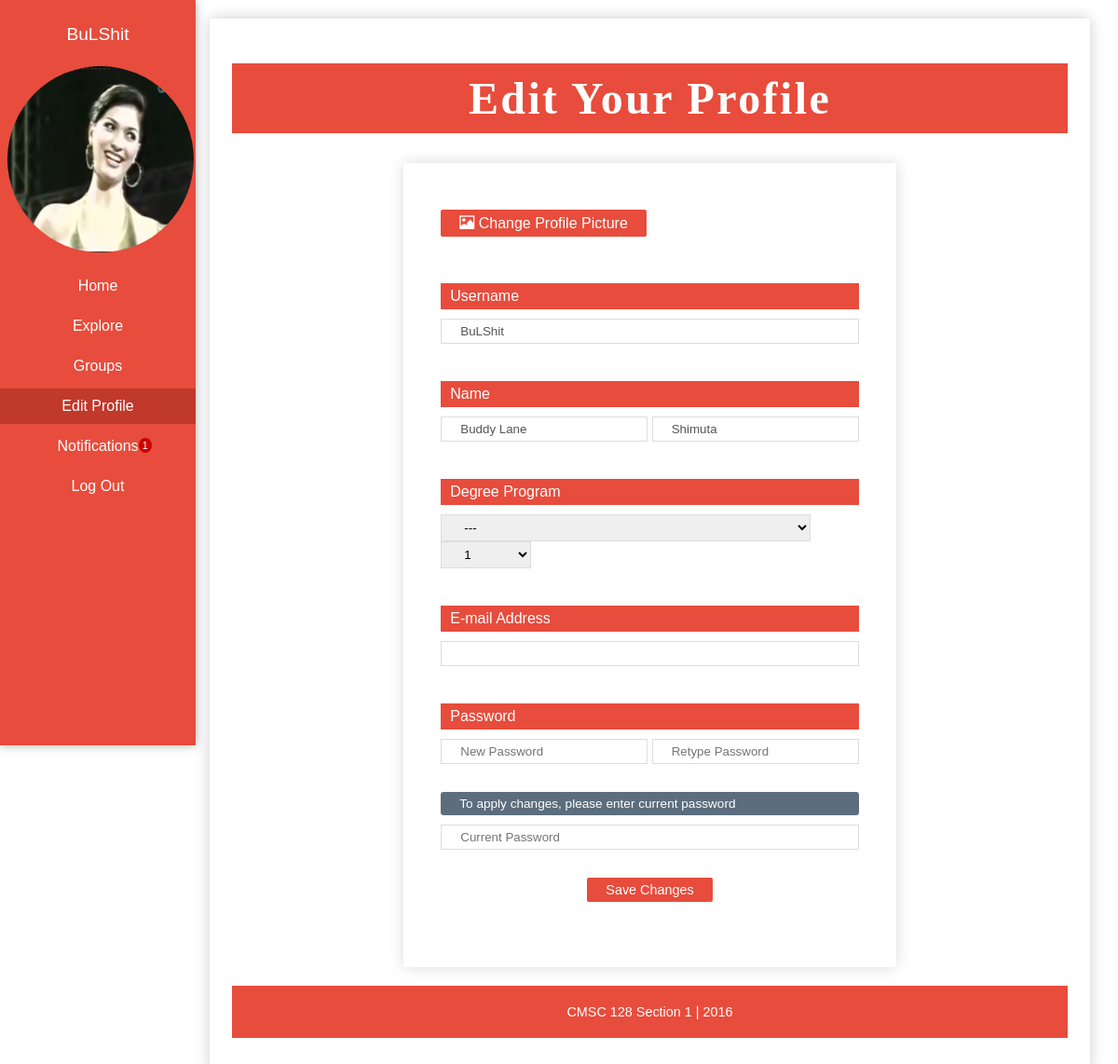
The app's page /html/edit.php (signed in) with its own data.
### tables this page shows
CREATE TABLE `user` (
  `user_id` int(50) NOT NULL,
  `student_no` varchar(100) NOT NULL,
  `first_name` varchar(100) NOT NULL,
  `last_name` varchar(100) NOT NULL,
  `username` varchar(100) NOT NULL,
  `password` varchar(100) NOT NULL,
  `course` varchar(100) NOT NULL,
  `date_joined` date NOT NULL,
  `year_level` int(100) NOT NULL,
  `prof_pic` varchar(150) NOT NULL,
  `birthday` date NOT NULL,
  `email` varchar(60) NOT NULL
);

### html/functions.php (called while the page is built, shortened)
<?php
	$host="localhost";
	$username="root";
	$password="";
	$db="org_y";
	$connectdb=mysqli_connect($host, $username, $password, $db) or die(mysqli_error($dbconn));
	function querySignUp($query){
		global $connectdb;
		return mysqli_query($connectdb, $query);
	}
?>

### html/edit.php (the view, shortened to what this page needs)
 	<?php
	include ("functions.php");
?>
<!DOCTYPE html>
<html>
<head>
	<link rel="stylesheet" type="text/css" href="../bootstrap/css/bootstrap.css">
    <link rel="stylesheet" type="text/css" href="../css/main.css">
	<link rel="stylesheet" type="text/css" href="../css/navigation.css">
	<link rel="stylesheet" type="text/css" href="../css/edit.css">
</head>
<body>
	<?php
		$query_info="SELECT * FROM user WHERE user_id=$_SESSION[user_id]";
		$info=mysqli_fetch_assoc(querySignUp($query_info));
		$getusername = $info['username'];
		$getfname = $info['first_name'];
		$getlname = $info['last_name'];
		$getdegree = $info['course'];
		$getyear= $info['year_level'];
		$getemail = $info['email'];
	?>
	<div id="wrapper">
		<nav>
	    	<ul>
	    	<?php
	    		$current_id = $_SESSION['user_id'];
	            $query2 = mysqli_query($connectdb, "select * from user where user_id = $current_id");
                while($current_user= mysqli_fetch_array($query2)){ ?>
                	<li><a href = 'viewprofile.php?user_id=<?=$current_id?>' class="username"><?php echo $current_user['username'] ?></a></li>
                	<li class="image"><a href = 'viewprofile.php?user_id=<?=$current_id?>'><img onerror="this.src = '../images/janina.PNG'" src="../images/<?php echo $current_user['prof_pic'] ?>"></a></li>
                <?php } ?>
                <li><a href="home.php">Home</a></li>
                <li><a href="explore.php">Explore</a></li>
                <li class="dropbtn"><a class="dropbtn" href="groups.php">Groups</a>
                </li>
                <li><a href="edit.php" class="active">Edit Profile</a></li>
                <li><a href="notif.php">Notifications
                  <?php
                    $notifnum = mysqli_query($connectdb,"select * from announcement, seen_announcement where announcement.announcement_id = seen_announcement.announcement_id and seen_announcement.seen = 'not_seen'and seen_announcement.user_id='".$current_id."'");
                    $total2 = mysqli_num_rows($notifnum); ?>
					<span class="notif-count"><?php echo $total2 ?></span>
                </a></li>
                <li><a href="logout.php">Log Out</a></li>
	        </ul>
        </nav>
		<div id="content">
			<h1 class="title">edit your profile</h1>
			<form class="edit" name="signup_form" method="post" enctype="multipart/form-data" action="<?php echo htmlspecialchars($_SERVER["PHP_SELF"]);?>">
			    <label for="fileToUpload" class="buttoncustom change-picture"><span class="glyphicon glyphicon-picture"></span> Change Profile Picture </label>
		      	<label for="username">Username</label>
  	  			<input type="text" name="username" value="<?= $getusername ?>" class="block">
		    	<label for="fname">Name</label>
				<input type="text" name="fname" value="<?= $getfname ?>" placeholder="First Name" class="fifty">
				<input type="text" name="lname" value="<?= $getlname ?>" placeholder="Last Name" class="fifty">
		    	<label for="degree">Degree Program</label>
				<select name="degree">
					<option><?= $getdegree ?></option>
				</select>
				<select name="year" id="year">
					<optgroup label="Year Level">
						<option <?=($getyear == '1')? "selected = 'selected'":"" ;?>>1</option>
					</optgroup>
				</select>
		    	<label for="email">E-mail Address</label>
				<input type="email" name="email" value="<?= $getemail ?>" class="block">
		      	<label for="newpwd">Password</label>
  	  			<input type="password" name="newpwd" placeholder="New Password" class="fifty">
  	 			<input type="password" name="renewpwd"  placeholder="Retype Password" class="fifty">
  	 			<span class="validation">To apply changes, please enter current password</span>
  	  			<input type="password" name="currentpwd" placeholder="Current Password" class="block">
		 		<input type="submit" name="changepwd" value="Save Changes" class="change-btn">
			</form>
			<footer>CMSC 128 Section 1 | 2016</footer>
		</div>
	</div>
</body>
</html>

### css/main.css (style rules this page uses)
* { font-family: Arial; }
body { margin: 0; }
#content { min-height: 80vh; width: 78.75vw; margin: 20px 1.25vw 20px 18.75vw; background-color: white; box-shadow: 0 0 15px rgba(0,0,0,0.2); padding: 2vh 2vw; box-sizing: border-box; }
#content > h1.title, #content > .header > h1.title { font-family: Chaparral; text-align: center; font-size: 3em; letter-spacing: 0.05em; padding: 10px; text-transform: capitalize; color: white; background-color: #e74c3c; }
button, input[type=submit], input[type=button], .buttoncustom { background-color: #e74c3c; padding: 5px 20px; font-family: Arial; font-size: 0.9em; border: none; border-radius: 2px; color: white; cursor: pointer; transition: 0.2s; text-decoration: none; }
input[type=text], input[type=password], input[type=search], input[type=email], input[type=date], select, textarea { padding: 5px 20px; box-sizing: border-box; border: 1px solid #DDD; transition: 0.2s; }
footer { background-color: #e74c3c; width: 100%; text-align: center; padding: 20px 0; margin: 20px 0; bottom: 0; left: 0; color: white; font-family: Arial; font-size: 0.9em; }

### css/navigation.css (style rules this page uses)
nav { background-color: #e74c3c; position: fixed; left: 0; top: 0; height: 100vh; width: 17.5vw; box-shadow: 0 0 10px rgba(0,0,0,0.3); z-index: 5; }
nav ul { padding: 0; list-style: none; }
nav li { margin: 5px 0; }
nav li a { color: white; font-family: Arial; text-decoration: none; padding: 10px 20px; display: block; text-align: center; transition: 0.2s; }
nav .username { font-size: 1.2em; }
nav li a.active { background-color: #c0392b!important; color: white!important; cursor: default; }
nav li.image a { padding: 0; }
nav img { margin: 5px 5px; height: 200px; width: 200px; border-radius: 50%; transition: 0.4s; border: 3px solid rgba(0,0,0,0); }
.notif-count { padding: 1% 2% 1% 2%; background: #cc0000; color: #ffffff; border-radius: 50%; -moz-border-radius: 50%; -webkit-border-radius: 50%; position: absolute; font-size: 67%; }
a.dropbtn + ul.dropdown-list a:hover, { background-color: #DDDEE1; color: #555; }

### css/edit.css (style rules this page uses)
form.edit { width: 50%; margin: auto; box-shadow: 0 0 15px rgba(0,0,0,0.15); padding: 40px; }
label { display: block; margin: 40px 0 10px 0; padding: 5px 10px; background-color: rgba(231,76,60 ,1); color: white; }
input { color: #555; display: inline-block; }
.change-picture { margin-top: 10px; font-size: 1em; display: inline-block; }
#year { width: 21.5%; }
.fifty { width: 49.5%; }
.block { width: 100%; }
.validation { display: block; padding: 5px 20px; border-radius: 3px; background-color: rgba(52,73,94 ,0.8); margin: 30px 0 10px 0; color: white; font-family: Arial; font-size: 0.85em; }
.change-btn { display: block; margin: 30px auto 30px auto; font-size: 1.3em; padding: 10px 30px; }

### records on screen
user: username "BuLShit", fname "Buddy Lane", lname "Shimuta", degree "---", year "1"

### other values on screen
$total2 "1"
